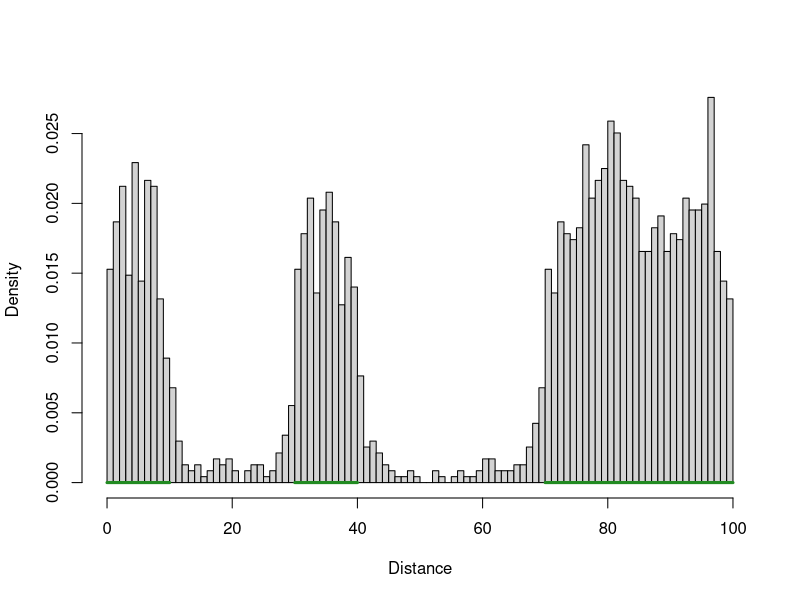

Write R code to recreate this figure.
#Simulation to look at dispersal distances from seminatural features, SR 2020

#Idea: 2D world of habitable patches surrounded by uninhabitable matrix. 
#Organisms start in a patch, reproduce according to logistic growth equation (K related to size of patch), and then disperse according to some univariate normal distribution
#If they land in another/the same patch, they add to its population
#Basically just the theory of island biogeography + metapopulation stuff

#Logistic growth equation (n at t+1)
ntPlus <- function(nt,r,K){
  nt+(r*nt*(1-(nt/K)))
}

# expCDF <- function(x,alpha) 1-exp(-alpha*x) #Exponential curve
# invExpCDF <- function(x,alpha) -log(-x+1)/alpha
# curve(qexp(x,1),0,1)
# curve(invExpCDF(x,alpha=1),0,1) #Same as qexp(x,alpha)

# #fat tailed - difficult due to fact that function has no definite integral
# ft <- function(x,alpha,beta) 1/(1+(alpha*x^beta))
# invFt <- function(x,alpha,beta) ((1-x)/(alpha*x))^(1/beta)
# 
# ftPdf <- function(x,alpha,beta) ft(x,alpha,beta)/integrate(ft,0,Inf,alpha=alpha,beta=beta)$value
# 
# curve(ft(x,alpha=0.4,beta=1.6),0,100)
# curve(invFt(x,alpha=0.4,beta=1.6),0,1)
# curve(ftPdf(x,alpha=0.4,beta=1.6),0,100)


#Function to generate distribution of propagules from some source
mkDist <- function(patches,worldLims,r,dispType,dispPars,tim,kfac,propDisperse=1,figure='hist',lastStep=F,returnDist=F){
  #Parameters for patches
  patches$size <- with(patches,xmax-xmin) #Size of patch
  patches$mid <- rowMeans(patches[,c('xmax','xmin')]) #Middle of patch
  npatches <- nrow(patches) #number of patches
  
  # plot(0,type='n',xlim=range(patches[,c('xmax','xmin')]),ylim=c(0,30),xlab='',ylab='')
  # for(i in 1:length(patches)){
  #   with(patches,{
  #     lines(c(xmin[i],xmax[i]),c(0,0),col='forestgreen',lwd=3)
  #     points(rep(mean(c(xmin[i],xmax[i])),n[i]),1:(n[i]),pch=19)
  #   })
  # }
  
  recordDisp <- list() #List to store dispersal
  
  for(t in 1:tim){
    #Reproduce
    for(i in 1:npatches){
      patches$n[i] <- round(ntPlus(patches$n[i],r,patches$size[i]))
    }
    
    #Disperse
    
    # dLocs <- with(patches,unlist(mapply(rnorm,n,mid,disp))) #Disperse from middle of patch
    dLocs <- numeric(0) #Empty set to store locations
    for(i in 1:npatches){
      #Dispersal location for migrants - all individuals disperse if propDisperse == 1
      nDispersers <- round(patches$n[i]*propDisperse)
      
      dLocs <- with(patches,c(dLocs,switch(dispType, #Choose dispersal kernel
        normal=rnorm(nDispersers,runif(nDispersers,xmin[i],xmax[i]),dispPars[1]), #Normal distribution
        cauchy=rcauchy(nDispersers,runif(nDispersers,xmin[i],xmax[i]),dispPars[1]), #Cauchy
        t=rt(nDispersers,dispPars[2])*dispPars[1] + runif(nDispersers,xmin[i],xmax[i]) #Student's t (regularized)
      )))
                     
      #Should try fat-tailed as well, as in Chapman et al 2006
      #https://besjournals.onlinelibrary.wiley.com/doi/full/10.1111/j.1365-2656.2006.01172.x
      
      patches$n[i] <- patches$n[i] - nDispersers #Remove migrants
      if(patches$n[i]<0) stop('Population negative')
    }
    
    #Assign migrants to new patches
    for(i in 1:npatches){
      #New population = residents + immigrants
      patches$n[i] <- patches$n[i] + sum(dLocs>=patches$xmin[i] & dLocs<=patches$xmax[i]) 
    }
    
    #Record location of all migrants (sucessful/unsuccessful)
    recordDisp[[t]] <- dLocs
  }
  
  if(lastStep) recordDisp <- recordDisp[[length(recordDisp)]] #Only saves the last time step
  
  recordDisp <- unlist(recordDisp) #Converts to vector
  recordDisp <- recordDisp[recordDisp>=min(worldLims)&recordDisp<=max(worldLims)] #Get rid of records outside of world range
  
  if(figure=='hist'|figure=='dens'){ #Make a figure of the dispersal data
    # plot(0,type='n',xlim=range(patches[,c('xmax','xmin')]),ylim=c(0,max(patches$n)),xlab='',ylab='') #Empty plot
    if(figure=='hist') hist(unlist(recordDisp),freq=F,main='',breaks=100,xlim=worldLims,xlab='Distance') #Histogram plot
    
    if(figure=='dens') plot(density(unlist(recordDisp)),zero.line=T,main='',xlim=worldLims,xlab='Distance') #Density plot
    
    
    for(i in 1:npatches){
      with(patches,{
        lines(c(xmin[i],xmax[i]),c(0,0),col='forestgreen',lwd=3)
        # if(n[i]>0) points(rep(mean(c(xmin[i],xmax[i])),n[i]),1:(n[i]),pch=19)
      })
    }
  }
  
  if(returnDist) return(recordDisp)

}

patches <- data.frame(xmin=c(0,30,70),xmax=c(10,40,100),n=c(5,5,15))
worldLims <- c(0,100)
r <- 1 #Rate of growth

#normal distribution - to do:

# #t distribution
# dispType <- 't'
# dispPars <- c(5,3) #dispersal parameters
#cauchy distribution 
dispType <- 'cauchy'
dispPars <- c(1) #dispersal parameters

tim <- 500 #Time steps
kfac <- 100 #Factor to multiply k by (change carrying capacity for all patches)

mkDist(patches,worldLims,r,dispType,dispPars,tim,kfac,lastStep=F,propDisperse=0.1)
debugonce(mkDist)
